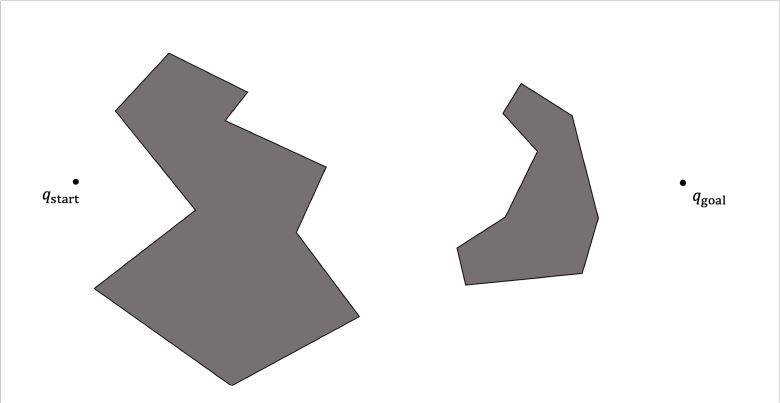
#> input picture Bug Problem.jpg, 780 x 403 px
$ python main.py
#> lines starting #> are read from the running program, lines starting #| are printed output that depends on the picture; after the words box and inside, x2 and y2 are one past the last pixel; in counts of white or black regions, pixels touching at a corner belong together
### process_image.py
from bugs import find_line_equation
import matplotlib.pyplot as plt
import numpy as np
import cv2

image_path = "Bug Problem.jpg"
img = cv2.imread(image_path)
#> img is the input picture: shape (403, 780, 3); mean B, G, R 226.1, 226.1, 227.3
IMAGE = cv2.flip(img, 0)
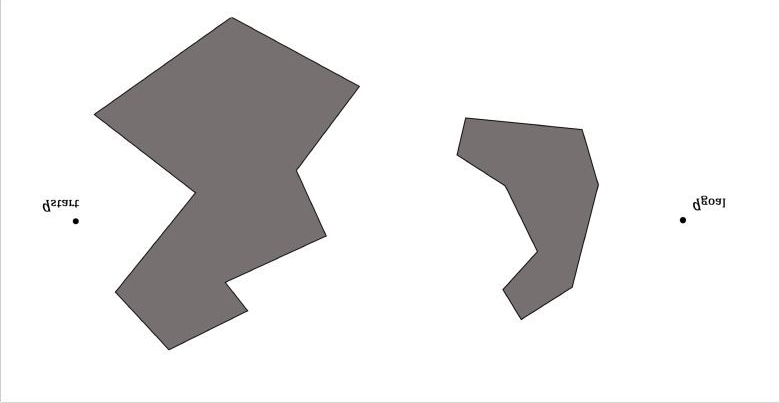
#> IMAGE: shape (403, 780, 3); mean B, G, R 226.1, 226.1, 227.3
start_point = [75, 223]
goal_point = [682, 221]


def find_contours(image):
    gray = cv2.cvtColor(image, cv2.COLOR_BGR2GRAY)
    blurred = cv2.GaussianBlur(gray, (5, 5), 0)
    edged = cv2.Canny(blurred, 50, 150)
    contours, _ = cv2.findContours(edged, cv2.RETR_EXTERNAL, cv2.CHAIN_APPROX_SIMPLE)
    filtered_contours = [contour for contour in contours if cv2.contourArea(contour) > 200]
    return filtered_contours


def find_vertices(contour):
    epsilon = 0.005 * cv2.arcLength(contour, True)  # Adjust the epsilon parameter as needed
    polygon = cv2.approxPolyDP(contour, epsilon, True)
    vertices = polygon.squeeze()
    return np.vstack([vertices, vertices[0]])


def find_edges(image):
    edges = []
    contours = find_contours(image)
#> in find_contours, `edged = cv2.Canny(blurred, 50, 150)`:
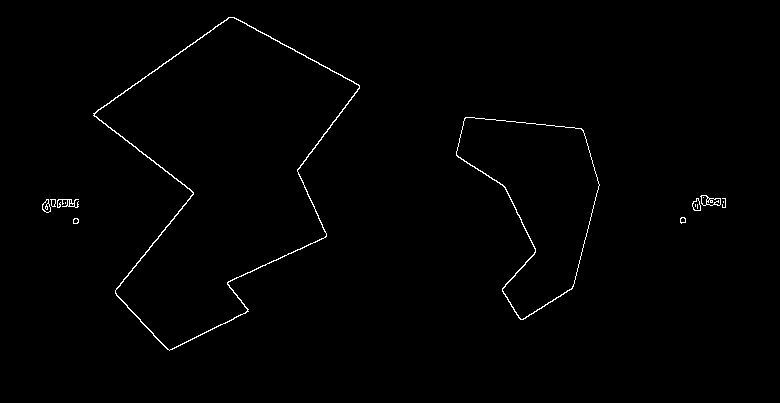
#> edged: shape (403, 780); 0.79% white in thin lines or dots, all inside (x1, y1, x2, y2) = (42, 17, 726, 351)
#> in find_contours, `contours, _ = cv2.findContours(edged, cv2.RETR_EXTERNAL, cv2.CHAIN_APP..`: contours = 12 contours, 3 with area under 20; largest, box (x1, y1, x2, y2) and area: (93, 17, 360, 351) 46400, (456, 117, 600, 320) 15579, (700, 195, 721, 206) 142, (42, 199, 51, 213) 73, (692, 198, 701, 211) 70
#> in find_contours, `filtered_contours = [contour for contour in contours if cv2.contourAre..`: filtered_contours = 2 contours; box (x1, y1, x2, y2) and area: (93, 17, 360, 351) 46400, (456, 117, 600, 320) 15579
    for contour in contours:
        vertices = find_vertices(contour)
        for ind in range(len(vertices) - 1):
            edges.append(find_line_equation(vertices[ind], vertices[ind + 1]))
    return edges


# [39 lines that do not run on import are left out]

### bugs.py
import math
import time
from itertools import count
import matplotlib.pyplot as plt
from collections import deque


def find_line_equation(point1, point2):
    buffer = 5
    x1, y1 = point1
    x2, y2 = point2
    if x1 == x2:
        a, b, c = 1, 0, x1
    else:
        m = (y2 - y1) / (x2 - x1)
        a = -m
        b = 1
        c = a * x1 + b * y1
    x_limit = [x1, x2]
    y_limit = [y1, y2]
    x_limit.sort()
    y_limit.sort()
    edge = {'coefficients': [a, b, c],
            'limit': {'x': [x_limit[0] - buffer, x_limit[1] + buffer],
                      'y': [y_limit[0] - buffer, y_limit[1] + buffer]},
            'points': [point1, point2]}
    return edge


def farthest_point(coord1, coord2, target_coord):
    distance1 = math.sqrt((coord1[0] - target_coord[0]) ** 2 + (coord1[1] - target_coord[1]) ** 2)
    distance2 = math.sqrt((coord2[0] - target_coord[0]) ** 2 + (coord2[1] - target_coord[1]) ** 2)
    if distance1 > distance2:
        return coord1
    else:
        return coord2


class Bug:
    def __init__(self, start, goal, edges, bug_type, steps=500, step_distance=1):
        self.bug_type = bug_type
        self.x = start[0]
        self.y = start[1]
        self.start = start
        self.goal = goal
        self.heading = 0
        self.position_history = [[self.x, self.y]]
        self.mode = 'goal'
        self.lockout_max = 5
        self.lockout = 0
        self.m_line = find_line_equation(start, goal)
        self.entry_points = []
        self.entry_point_indexes = []
        self.m_line_intercepts = []
        self.step_distance = step_distance
        self.steps = steps
        self.edges = edges
        self.exit_point = None
        self.time_step = 0
        self.recent_edges = deque(maxlen=2)

    def run(self):
        print(f"Bug {self.bug_type} Starting Location:", self.get_position())
        start_time = time.time()
        self.turn_to_goal()
        for _ in range(0, self.steps):
            self.move_forward(self.step_distance)
            self.detect_edges()
            if self.bug_type == 1: self.detect_entry_exit_point()
            if self.bug_type == 2: self.detect_m_line()
            if self._detect_point(self.goal, threshold=0.003):
                print('GOAL REACHED')
                runtime = round((time.time() - start_time), 2)
                print(f'\nBug {self.bug_type} sim completed with {len(self.position_history)} steps in {runtime} sec.')
                print('Entry Points: ', [[int(x) for x in point] for point in self.entry_points])
                print('M-Line Intercepts: ', [[int(x) for x in point] for point in self.m_line_intercepts])
                self.spiral(self.goal)
                break

    def move_forward(self, distance):
        self.x += distance * math.cos(self.heading)
        self.y += distance * math.sin(self.heading)
        self.position_history.append(self.get_position())
        self.lockout -= 1
        self.time_step += 1

    def turn(self, angle):
        self.heading += angle

    def get_position(self):
        return [self.x, self.y]

    def _rewind_position(self):
        previous_location = self.position_history[-2]
        self.position_history[-1] = self.x, self.y = previous_location

    def turn_to_goal(self):
        self.heading = math.atan((self.y - self.goal[1]) / (self.x - self.goal[0]))

    def detect_edges(self):
        if self.lockout < 0:
            for edge in self.edges:
                if edge not in self.recent_edges:
                    if self._find_collision(edge):
                        self.recent_edges.append(edge)
                        if self.mode == 'goal':
                            self.entry_points.append(self.get_position())
                            self.entry_point_indexes.append(self.time_step)
                            self.mode = 'circ'
                        print(f'\nCrossed edge at {self.get_position()}')
                        self.turn_along_edge(edge)

    # [10 lines left out: function detect_m_line, not called in this run]

    def detect_entry_exit_point(self):
        if self.mode == 'circ' and len(self.recent_edges) == 2:
            is_complete = self._detect_point(self.entry_points[-1])
            if is_complete:
                print('Completed circumnavigation at point: ', self.entry_points[-1])
                self.recent_edges.popleft()
                closest_point_goal = self.start
                points_on_poly = self.position_history[self.entry_point_indexes[-1]:]
                for point in points_on_poly:
                    farther = farthest_point(closest_point_goal, point, self.goal)
                    if farther == closest_point_goal:
                        closest_point_goal = point
                self.exit_point = closest_point_goal
                self.mode = 'exiting'
                if points_on_poly.index(closest_point_goal) > len(points_on_poly) / 2:
                    self.heading += math.pi
        elif self.mode == 'exiting':
            if self._detect_point(self.exit_point):
                print(f'Exiting at point: {self.exit_point}')
                self.turn_to_goal()
                self.lockout = self.lockout_max
                self.recent_edges.clear()
                self.mode = 'goal'

    def _detect_point(self, point, threshold=0.003):
        x, y = self.get_position()
        target_x, target_y = point
        distance = math.sqrt((x - target_x) ** 2 + (y - target_y) ** 2)
        norm = math.sqrt((self.start[0] - self.goal[0]) ** 2 + (self.start[1] - self.goal[1]) ** 2)
        return distance / norm < threshold

    def _find_collision(self, edge):
        if edge['limit']['x'][0] < self.x < edge['limit']['x'][1] and edge['limit']['y'][0] < self.y < edge['limit']['y'][1]:
            x, y = self.position_history[-2]
            previous_side = edge['coefficients'][0] * x + edge['coefficients'][1] * y < edge['coefficients'][2]
            x, y = self.position_history[-1]
            current_side = edge['coefficients'][0] * x + edge['coefficients'][1] * y < edge['coefficients'][2]
            return previous_side != current_side

    # def go_to_m_line(self):

    def _find_direction_to_turn(self, edge, m_line=False):
        if m_line:
            farthest_vertex = self.goal
        else:
            farthest_vertex = farthest_point(edge['points'][0], edge['points'][1], [self.x, self.y])
        guess_heading = math.atan(-edge['coefficients'][0])
        projected = [self.x + math.cos(guess_heading), self.y + math.sin(guess_heading)]
        farther_point = farthest_point([self.x, self.y], projected, farthest_vertex)
        if projected == farther_point:
            self.heading = guess_heading + math.pi
        else:
            self.heading = guess_heading
        pass

    def turn_along_edge(self, edge):
        if self.mode == 'circ' or self.mode == 'exiting':
            self._find_direction_to_turn(edge)
        else:
            # self._rewind_position()
            self.heading = math.atan(-edge['coefficients'][0])

    def spiral(self, origin=None):
        if not origin: origin = [0, 0]
        a = 0
        for i in range(1, 300):
            a += math.atan(1 / math.sqrt(i))
            r = math.sqrt(i + 1)
            x = r * math.cos(a) + origin[0]
            y = r * math.sin(a) + origin[1]
            self.position_history.append([x, y])


class Anim:
    def __init__(self, data, start, goal, edges, title='Bug Motion'):
        self.title = title
        self.x = []
        self.y = []
        self.data = data
        self.fig, self.ax = plt.subplots()
        self.counter = count(0, 10)
        self.start = start
        self.goal = goal
        self.edges = edges

    # [14 lines left out: function update_plot, not called in this run]


# Example usage:
# [2 lines that do not run on import are left out]
    # [15 lines of commented-out code are left out]

### main.py
import cv2
from matplotlib import pyplot as plt
from matplotlib.animation import FuncAnimation
from process_image import find_edges
from bugs import Bug, Anim

image_path = "Bug Problem.jpg"
img = cv2.imread(image_path)
image = cv2.flip(img, 0)
start_point = [75, 223]
goal_point = [682, 221]

if __name__ == '__main__':
    edges = find_edges(image)
#> in find_edges, `contours = find_contours(image)`: contours has the same summary as filtered_contours in find_contours
#> the loop in find_edges, `for contour in contours:` made 2 passes
#> epsilon in find_vertices on passes 1 to 2: 3.16, 5.61
#> after the loop in find_edges, `for contour in contours:`: edges = 19 items
#> edges = 19 items
    bug = Bug(start_point, goal_point, edges, 1, steps=4000, step_distance=1)
    # bug = Bug(start_point, goal_point, edges, 2, steps=1500, step_distance=1)
    bug.run()
    animation = Anim(bug.position_history, start_point, goal_point, edges, title=f'Bug Motion')
#> in __init__, `self.start = start`: self.start = [75, 223]
    anim = FuncAnimation(animation.fig, animation.update_plot, blit=False, interval=10, save_count=1000)
    plt.show()
